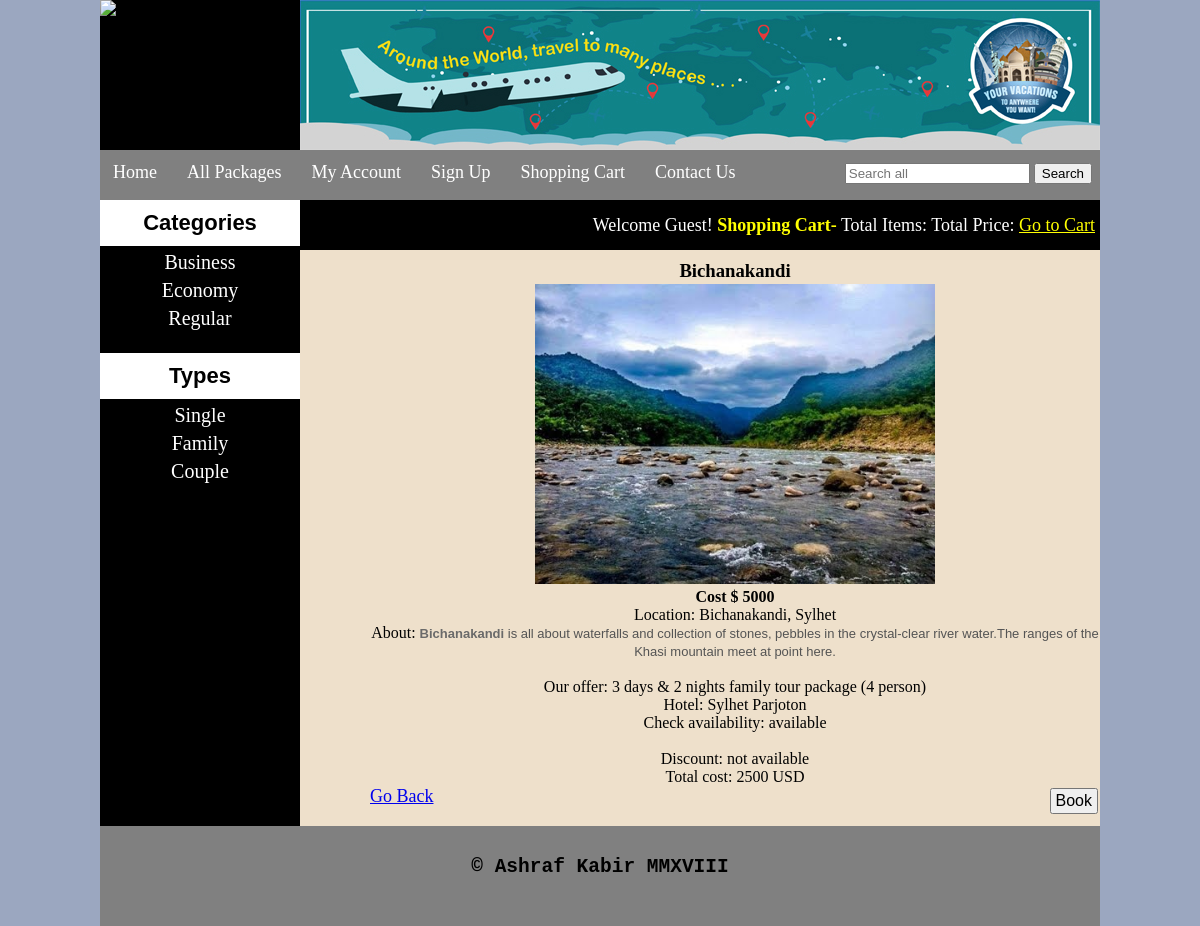
Page /details.php?pack_id=2 on the committed database.
### tables this page shows
CREATE TABLE `categories` (
  `cat_id` int(100) NOT NULL,
  `cat_title` text NOT NULL
);

CREATE TABLE `types` (
  `type_id` int(100) NOT NULL,
  `type_title` text NOT NULL
);

CREATE TABLE `packages` (
  `package_id` int(100) NOT NULL,
  `package_cat` int(100) NOT NULL,
  `package_type` int(100) NOT NULL,
  `package_title` varchar(255) NOT NULL,
  `package_price` int(100) NOT NULL,
  `package_desc` longtext NOT NULL,
  `package_image` text NOT NULL,
  `package_keywords` varchar(255) NOT NULL
);

### details.php (the view, shortened to what this page needs)
<?php
include("functions/functions.php");
?>
<!DOCTYPE html>
<html lang="en">
<head>
    <link rel="stylesheet" href="styles/style.css" media="all">
</head>
<body>
    <div class="main_wrapper">
        <?php include 'includes/header.php'; ?>
        <?php include 'includes/navbar.php'; ?>
        <div class="content_wrapper">
            <?php include "includes/left-sidebar.php"; ?>
            <div id="content_area">
                <div id="shopping_cart">
                    <span style="float: right;font-size: 18px;padding: 5px;line-height: 40px;">Welcome Guest! <b
                                style="color: yellow;">Shopping Cart-</b> Total Items: Total Price: <a href="cart.php"
                                                                                                       style="color: yellow;">Go to Cart</a></b></span>
                </div>
                <div id="packages_box">
                    <?php
                    if (isset($_GET['pack_id'])) {
                        $package_id = $_GET['pack_id'];
                        $get_pack = "select * from packages where package_id='$package_id'";
                        $run_pack = mysqli_query($con, $get_pack);
                        while ($row_pack = mysqli_fetch_array($run_pack)) {
                            $pack_id = $row_pack['package_id'];
                            $pack_title = $row_pack['package_title'];
                            $pack_price = $row_pack['package_price'];
                            $pack_image = $row_pack['package_image'];
                            $pack_desc = $row_pack['package_desc'];
                            echo "
                            <div id='single_package'>
                            <h3 style='font-family: Cambria; margin-bottom: 2px;'>$pack_title</h3>
                            <img src='admin_area/package_images/$pack_image' width='400' height='300'>
                            <p><b>Cost $ $pack_price</b></p>
                            <p>$pack_desc</p>
                            <a href='index.php' style='float: left; font-size: 18px;'>Go Back</a>
                            <a href='index.php?pack_id=$pack_id'><button style='float: right;font-size:16px; cursor: pointer; padding: 2px 4px; margin:2px;'>Book</button></a>
                            </div>
                            ";
                        }
                    }
                    ?>
                </div>
            </div>
        </div>
        <?php include "includes/footer.php";?>
    </div>
</body>
</html>

### functions/functions.php (shortened to what this page needs)
<?php
$con = mysqli_connect("localhost", "root", "", "tagency");
function getCats()
{
    global $con;
    $get_cats = "select * from categories";
    $run_cats = mysqli_query($con, $get_cats);
    while ($row_cats = mysqli_fetch_array($run_cats)) {
        $cat_id = $row_cats['cat_id'];
        $cat_title = $row_cats['cat_title'];
        echo "<li><a href='index.php?cat=$cat_id' style='text-decoration: none;'>$cat_title</a></li>";
    }
}
function getTypes()
{
    global $con;
    $get_types = "select * from types";
    $run_types = mysqli_query($con, $get_types);
    while ($row_types = mysqli_fetch_array($run_types)) {
        $type_id = $row_types['type_id'];
        $type_title = $row_types['type_title'];
        echo "<li><a href='index.php?type=$type_id' style='text-decoration: none;'>$type_title</a></li>";
    }
}

### styles/style.css (style rules this page uses)
html, body, div, span, applet, object, iframe, h1, h2, h3, h4, h5, h6, p, blockquote, pre, a, abbr, acronym, address, big, cite, code, del, dfn, em, img, ins, kbd, q, s, samp, small, strike, strong, sub, sup, tt, var, b, u, i, center, dl, dt, dd, ol, ul, li, fieldset, form, label, legend, table, caption, tbody, tfoot, thead, tr, th, td, article, aside, canvas, details, embed, figure, figcaption, footer, header, hgroup, menu, nav, output, ruby, section, summary, time, mark, audio, video { margin: 0; padding: 0; border: 0; vertical-align: baseline; }
body { background: #9BA7C0; }
.main_wrapper { width: 1000px; height: auto; margin: auto; background: black; }
.content_wrapper { width: 1000px; margin: auto; background: #EEE0CB; }
#content_area { width: 800px; float: right; background: #EEE0CB; }
#cats li { list-style: none; margin: 5px; }
#cats a { color: white; padding: 8px; margin: 10px; text-align: center; font-size: 20px; font-family: COMIC SANS MS !important; text-decoration: none; }
#packages_box { width: 780px; text-align: center; margin-left: 30px; margin-bottom: 10px; }
#single_package { float: left; margin-left: 30px; padding: 10px; }
#single_package img { border-style: none; }
#shopping_cart { width: 800px; height: 50px; background: black; color: white; }

### rows in the picture
categories: cat_title "Business"
categories: cat_title "Economy"
categories: cat_title "Regular"
types: type_title "Single"
types: type_title "Family"
types: type_title "Couple"
packages: package_title "Bichanakandi", package_image (picture), package_price "5000", package_desc "Location: Bichanakandi, Sylhet About: Bichanakandi is all about waterfalls and collection of stones, pebbles in the crystal-clear river water.The ranges of the Khasi mountain meet at point here. Our offer: 3 days & 2 nights family tour package (4 person) Hotel: Sylhet Parjoton Check availability: available Discount: not available Total cost: 2500 USD"
